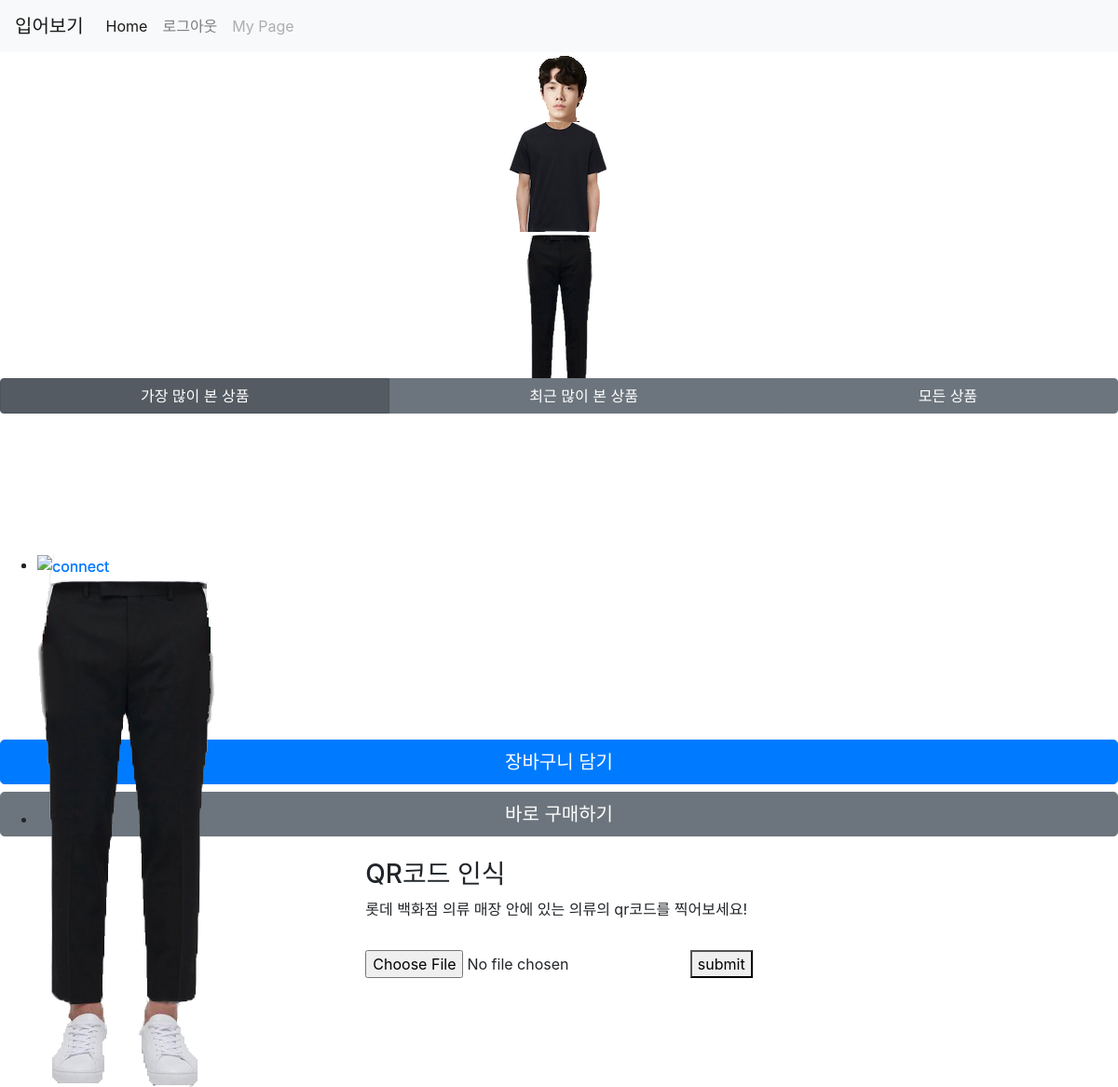
/, run on an earlier commit of the app's database.
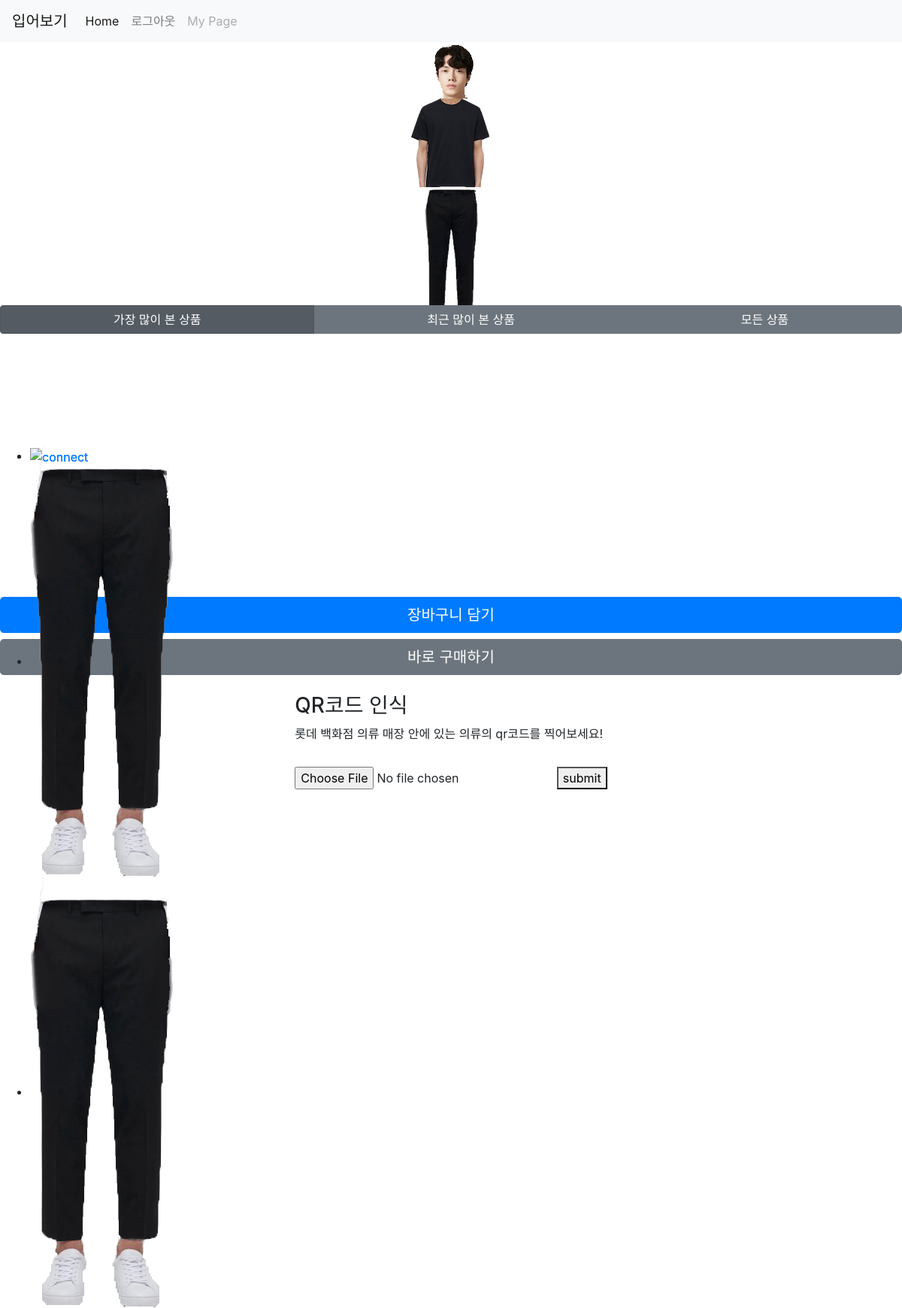
And on a later commit of the database.
### cloth/models.py (models this page shows)
class Cloth(models.Model) :
    sleeveType = models.BooleanField(default=True)
    pantsType = models.BooleanField(default=False)
    name = models.CharField(max_length=20, unique=True)
    clothImage = models.ImageField(upload_to='cloth/', null=True, blank=True)
    price = models.FloatField(default=0, null=True, blank=True)
    multyFitTypePants = models.ManyToManyField(StandardFit_down, null=True, blank=True)
    multyFitTypeSleeve = models.ManyToManyField(StandardFit_up, null=True, blank=True)

### cloth/views.py (the view)
# urls.py: path('', views.clothHome, name="clothHome"),
def clothHome(request) :
    cloths = Cloth.objects.all()
    clothRecommend = Recommend()
    try :
        resently_views = clothRecommend.recommend_of_resently()
        print(resently_views.product.clothImage.url)
        best_views = clothRecommend.recommend_of_best()
        context = {'cloths' : cloths, 'resently_views' : resently_views, 'best_views' : best_views}
        return render(request, "cloth/clothHome.html", context)
    except :
        context = {'cloths' : cloths}
        return render(request, "cloth/clothHome.html", context)

### cloth/views.py (called while the page is built)
    def recommend_of_resently(self) :
        now_date = datetime.datetime.now()
        resently_days = now_date + timedelta(days=-7)
        resently_view = ViewOfUser.objects.filter(resently__range =[resently_days, now_date])
        reslook = 0
        respk = resently_view
        for res in resently_view :
            if res.look >= reslook :
                reslook = res.look
                respk = res
        if respk :
            return respk
        else :
            return None

### cloth/templates/cloth/clothHome.html (shortened to what this page needs)
{% load static %}
{% load qr_code %}
<!doctype html>
<html lang="ko">
  <head>
    <link rel="stylesheet" href="https://cdn.jsdelivr.net/bxslider/4.2.12/jquery.bxslider.css">
    <link rel="stylesheet" href="https://cdn.jsdelivr.net/npm/bootstrap@4.5.3/dist/css/bootstrap.min.css">
    <link rel="stylesheet" href="{% static 'cloth/css/style_view.css' %}">
    <link rel="stylesheet" href="{% static 'cloth/css/bxSlider.css' %}">
    <link rel="stylesheet" href="{% static 'cloth/css/selected_pd.css' %}">
    <link rel="stylesheet" href="{% static 'cloth/css/button.css' %}">
  </head>
  <body>
    <nav class="navbar navbar-expand-lg navbar-light bg-light">
  <a class="navbar-brand" href="{% url 'clothHome' %}">입어보기</a>
  <div class="collapse navbar-collapse" id="navbarNav">
    <ul class="navbar-nav">
      <li class="nav-item active">
        <a class="nav-link" href="{% url 'clothHome' %}">Home <span class="sr-only">(current)</span></a>
      </li>
      {% if request.user %}
      <li class="nav-item">
        <a class="nav-link" href="{% url 'logout' %}">로그아웃</a>
    </li>
      {% endif %}
      <li class="nav-item">
        <a class="nav-link disabled" href="#" tabindex="-1" aria-disabled="true">My Page</a>
      </li>
    </ul>
  </div>
</nav>
    <div class="style_view">
      <div class="head style">
        <img src="{% static 'cloth/img/head.png' %}" id="head">
      </div>
      <div class="body style">
        <img src="{% static 'cloth/img/clothes1.png' %}" id="body">
      </div>
      <div class="pants style">
        <img src="{% static 'cloth/img/pants1.png' %}" id="pants">
      </div>
    </div>
      <div class="btn-group btn-group-toggle" data-toggle="buttons">
        <label class="btn btn-secondary active">
          <input type="radio" name="options" id="option1" checked> 가장 많이 본 상품
        </label>
        <label class="btn btn-secondary">
          <input type="radio" name="options" id="option2"> 최근 많이 본 상품
        </label>
        <label class="btn btn-secondary">
          <input type="radio" name="options" id="option3"> 모든 상품
        </label>
      </div>
    <div class="slidebox">
      <div class="slideWrap multipleWrap1" id="click1">
        <ul class="multiple_slider1">
            <li><a href="">
              <img src="{{ best_views.product.clothImage.url }}" alt="connect"></a>
            </li>
        </ul>
      </div>
      <div class="slideWrap multipleWrap2" id="click2">
        <ul class="multiple_slider2">
            <li><a href="">
              <img src="{{ resently_views.product.clothImage.url }}" alt="connect"></a>
            </li>
        </ul>
      </div>
      <div class="slideWrap multipleWrap3" id="click3">
        <ul class="multiple_slider3">
          {% for cloth in cloths %}
            <li><a href="">
              <img src="{{ cloth.clothImage.url }}" alt="connect"></a>
            </li>
          {% endfor %}
        </ul>
      </div>
    </div>
    <button type="button" class="btn btn-primary btn-lg btn-block">장바구니 담기</button>
    <button type="button" class="btn btn-secondary btn-lg btn-block">바로 구매하기</button>
    <br>
    <div style="display: flex; justify-content: center; align-items: center; ">
      <div style="display: flex; flex-direction: column;">
        <h3>QR코드 인식</h3>
        <p>롯데 백화점 의류 매장 안에 있는 의류의 qr코드를 찍어보세요!</p>
        <p>
        <form method="POST" action="{% url 'qrcode_auth' %}" enctype="multipart/form-data">
            <input type="file" id="take-picture" name='qr-code' accept="image/*">
            <button type="submit">submit</button>
        </form>
        </p>
      </div>
      </div>
  </body>
</html>

### cloth/static/cloth/css/style_view.css (style rules this page uses)
.style_view { width: 100%; height: 350px; display: grid; grid-template-rows: repeat(6, 1fr); overflow: hidden; }
.style { text-align: center; }
.head { grid-row : 1/ span 1; }
.body { grid-row : 2/span 2; }
.pants { grid-row: 4/ -1; }

### cloth/static/cloth/css/bxSlider.css (style rules this page uses)
.slidebox { width: 100%; height: 200px; position: relative; }
.slideWrap { width: 100%; height: 200px; position: absolute; }

### cloth/static/cloth/css/button.css (style rules this page uses)
.btn-group { width: 100%; }

What changed in the data, as far as the page shows it:
added Cloth: clothImage (picture)
